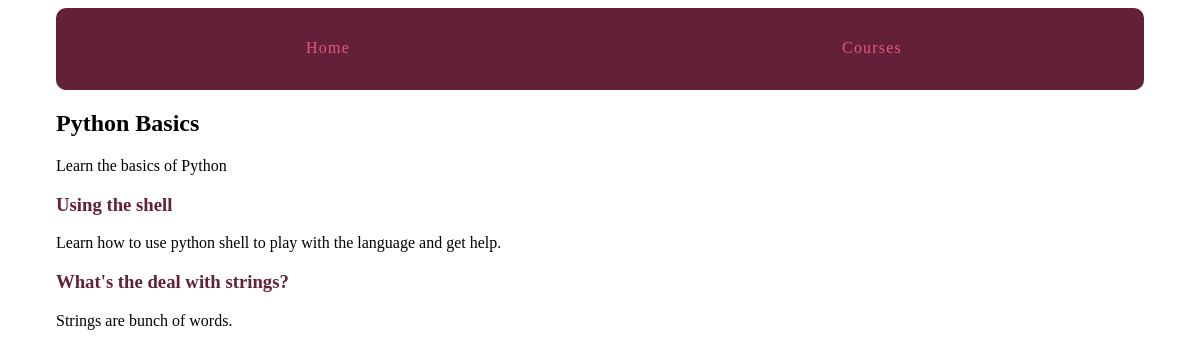
The page /courses/1/ on the database its author committed.
### courses/models.py (models this page shows, shortened)
class Course(models.Model):
    created_at = models.DateTimeField(auto_now_add=True)
    title = models.CharField(max_length=255)
    description = models.TextField()

class Step(models.Model):
    title = models.CharField(max_length=255)
    description = models.TextField()
    content = models.TextField(blank=True, default='')
    order = models.IntegerField(default=0)
    course = models.ForeignKey(Course)
    class Meta:
        ordering = ['order',]

### courses/views.py (the view)
def course_detail(request, pk):
    course = get_object_or_404(Course, pk=pk)
    return render(
        request,
        'courses/course_detail.html',
        {'course': course}
    )

### courses/templates/courses/course_detail.html (shortened to what this page needs)
{% extends "layout.html" %}
{% block content %}
<article>
    <h2>{{ course.title }}</h2>
    {{ course.description }}
    <section>
        {% for step in course.step_set.all %}
            <h3>
                <a href="{% url 'courses:step_detail' course_pk=step.course.pk step_pk=step.pk %}">
                    {{ step.title }}
                </a>
            </h3>
            {{ step.description }}
        {% endfor %}
    </section>
</article>
{% endblock %}

### assets/css/layout.css (style rules this page uses)
html { box-sizing: border-box; }
*, *::after, *::before { box-sizing: inherit; }
article h2 a, article h3 a { color: #642039; text-decoration: none; }

### rows shown on the page
Course: title "Python Basics", description "Learn the basics of Python"
Step: title "Using the shell", description "Learn how to use python shell to play with the language and get help."
Step: title "What's the deal with strings?", description "Strings are bunch of words."
